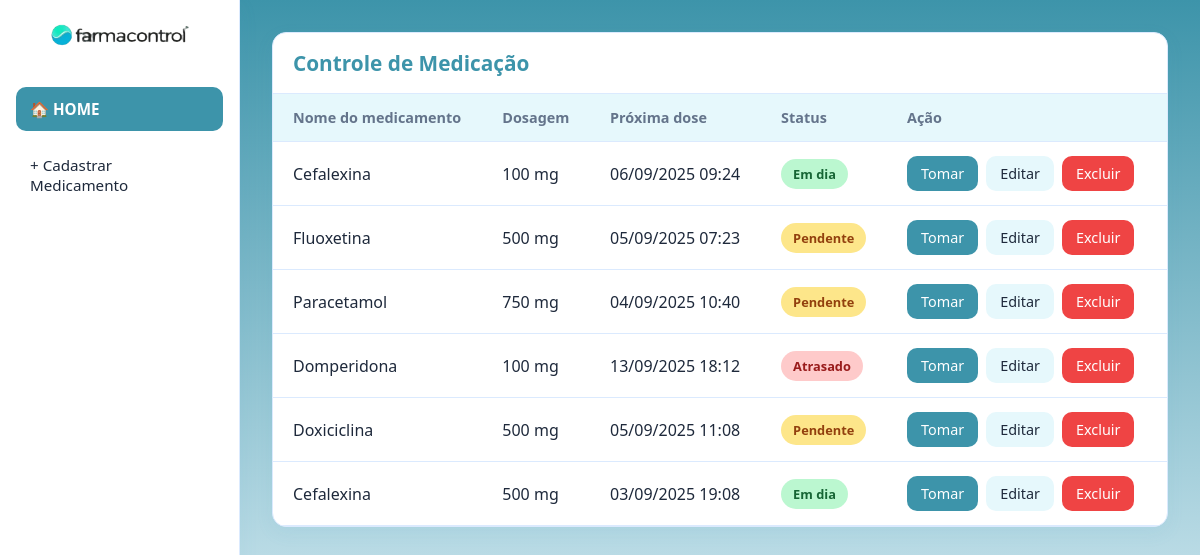
The app's page /lista_medicamentos.php with its own data.
### tables this page shows
CREATE TABLE `medicamentos` (
  `id` int(11) NOT NULL,
  `nome` varchar(100) NOT NULL,
  `dose` varchar(50) NOT NULL,
  `horario` datetime NOT NULL,
  `data_cadastro` timestamp NOT NULL DEFAULT current_timestamp(),
  `status` varchar(20) NOT NULL DEFAULT 'Pendente',
  `ultima_tomada` datetime DEFAULT NULL
);

### lista_medicamentos.php (the view, shortened to what this page needs)
<?php
$host = "localhost";
$db   = "controle_medicamento";
$user = "root";
$pass = "";
$conn = new mysqli($host, $user, $pass, $db);
$sql = "SELECT * FROM medicamentos ORDER BY data_cadastro DESC";
$result = $conn->query($sql);
?>
<!DOCTYPE html>
<html lang="pt-br">
<head>
<link rel="stylesheet" href="style.css">
</head>
<body>
<aside class="sidebar">
  <img src="fundo.png" alt="Logo Sistema">
  <nav class="menu">
    <a href="lista_medicamentos.php" class="active">🏠 HOME</a>
    <a href="novomedicamento.html">+ Cadastrar Medicamento</a>
  </nav>
</aside>
<main class="main">
  <div class="card">
    <div class="header">
      <div class="title">Controle de Medicação</div>
    </div>
    <div class="table-wrap">
      <table>
        <thead>
          <tr>
            <th>Nome do medicamento</th>
            <th>Dosagem</th>
            <th>Próxima dose</th>
            <th>Status</th>
            <th style="width: 280px;">Ação</th>
          </tr>
        </thead>
        <tbody>
          <?php
          if ($result->num_rows > 0) {
              while($row = $result->fetch_assoc()) {
                  $status = rand(0,2);
                  $badge = ($status==0) ? "ok" : (($status==1) ? "pendente" : "atrasado");
                  $status_text = ($status==0) ? "Em dia" : (($status==1) ? "Pendente" : "Atrasado");
                  echo "<tr>
                    <td>{$row['nome']}</td>
                    <td>{$row['dose']}</td>
                    <td>".date("d/m/Y H:i", strtotime($row['horario']))."</td>
                    <td><span class='badge $badge'>$status_text</span></td>
                    <td>
                      <div class='actions'>
                        <button class='btn btn-primary'>Tomar</button>
                        <button class='btn'>Editar</button>
                        <button class='btn btn-danger'>Excluir</button>
                      </div>
                    </td>
                  </tr>";
              }
          } else {
              echo "<tr><td colspan='5'>Nenhum medicamento cadastrado.</td></tr>";
          }
          ?>
        </tbody>
      </table>
    </div>
  </div>
</main>
</body>
</html>

### style.css (style rules this page uses)
:root { --bg: #f0faff; --bg-light: #e6f8fc; --card: #ffffff; --muted: #64748b; --text: #1e293b; --border: #dbeafe; --primary: #3d94aa; --primary-dark: #4dcfe8; --primary-light: #b6f0fa; --success: #16a34a; --warning: #f59e0b; --danger: #ef4444; --radius: 14px; --shadow: 0 6px 18px rgba(71, 162, 204, 0.08); }
* { margin: 0; padding: 0; box-sizing: border-box; font-family: system-ui, -apple-system, Segoe UI, Roboto, Ubuntu, sans-serif; }
body { display: flex; min-height: 100vh; background: linear-gradient(180deg, var(--primary), var(--bg)); color: var(--text); }
.sidebar { width: 240px; background: var(--card); border-right: 1px solid var(--border); padding: 24px 16px; display: flex; flex-direction: column; gap: 20px; position: fixed; top: 0; left: 0; bottom: 0; box-shadow: var(--shadow); }
.sidebar img { width: 140px; margin: 0 auto 20px; display: block; border-radius: 8px; }
.menu { display: flex; flex-direction: column; gap: 12px; }
.menu a { padding: 12px 14px; border-radius: 10px; text-decoration: none; color: var(--text); font-size: 0.95rem; font-weight: 500; transition: all 0.25s; }
.menu a.active { background: var(--primary); color: #fff; font-weight: 600; }
.main { margin-left: 240px; flex: 1; padding: 32px; }
.card { background: var(--card); border: 1px solid var(--border); border-radius: var(--radius); box-shadow: var(--shadow); overflow: hidden; animation: fadeIn 0.5s ease; }
.header { padding: 16px 20px; border-bottom: 1px solid var(--border); display: flex; align-items: center; justify-content: space-between; }
.title { font-size: 1.3rem; font-weight: 700; color: var(--primary); }
.table-wrap { width: 100%; overflow-x: auto; }
table { width: 100%; border-collapse: collapse; min-width: 720px; }
thead th { text-align: left; font-size: 0.9rem; font-weight: 600; color: var(--muted); background: var(--bg-light); position: sticky; top: 0; z-index: 1; }
th, td { padding: 14px 20px; border-bottom: 1px solid var(--border); vertical-align: middle; }
.badge { display: inline-flex; align-items: center; font-size: 0.8rem; font-weight: 600; padding: 6px 12px; border-radius: 999px; }
.ok { background: #bbf7d0; color: #166534; }
.pendente { background: #fde68a; color: #92400e; }
.atrasado { background: #fecaca; color: #991b1b; }
.actions { display: flex; gap: 8px; flex-wrap: wrap; }
.btn { border: none; background: var(--bg-light); color: var(--text); padding: 8px 14px; font-size: 0.9rem; border-radius: 10px; cursor: pointer; transition: all 0.25s; }
.btn-primary { background: var(--primary); color: #fff; }
.btn-danger { background: var(--danger); color: #fff; }

### records on screen
medicamentos: nome "Cefalexina", dose "100 mg", horario "06/09/2025 09:24"
medicamentos: nome "Fluoxetina", dose "500 mg", horario "05/09/2025 07:23"
medicamentos: nome "Paracetamol", dose "750 mg", horario "04/09/2025 10:40"
medicamentos: nome "Domperidona", dose "100 mg", horario "13/09/2025 18:12"
medicamentos: nome "Doxiciclina", dose "500 mg", horario "05/09/2025 11:08"
medicamentos: nome "Cefalexina", dose "500 mg", horario "03/09/2025 19:08"
